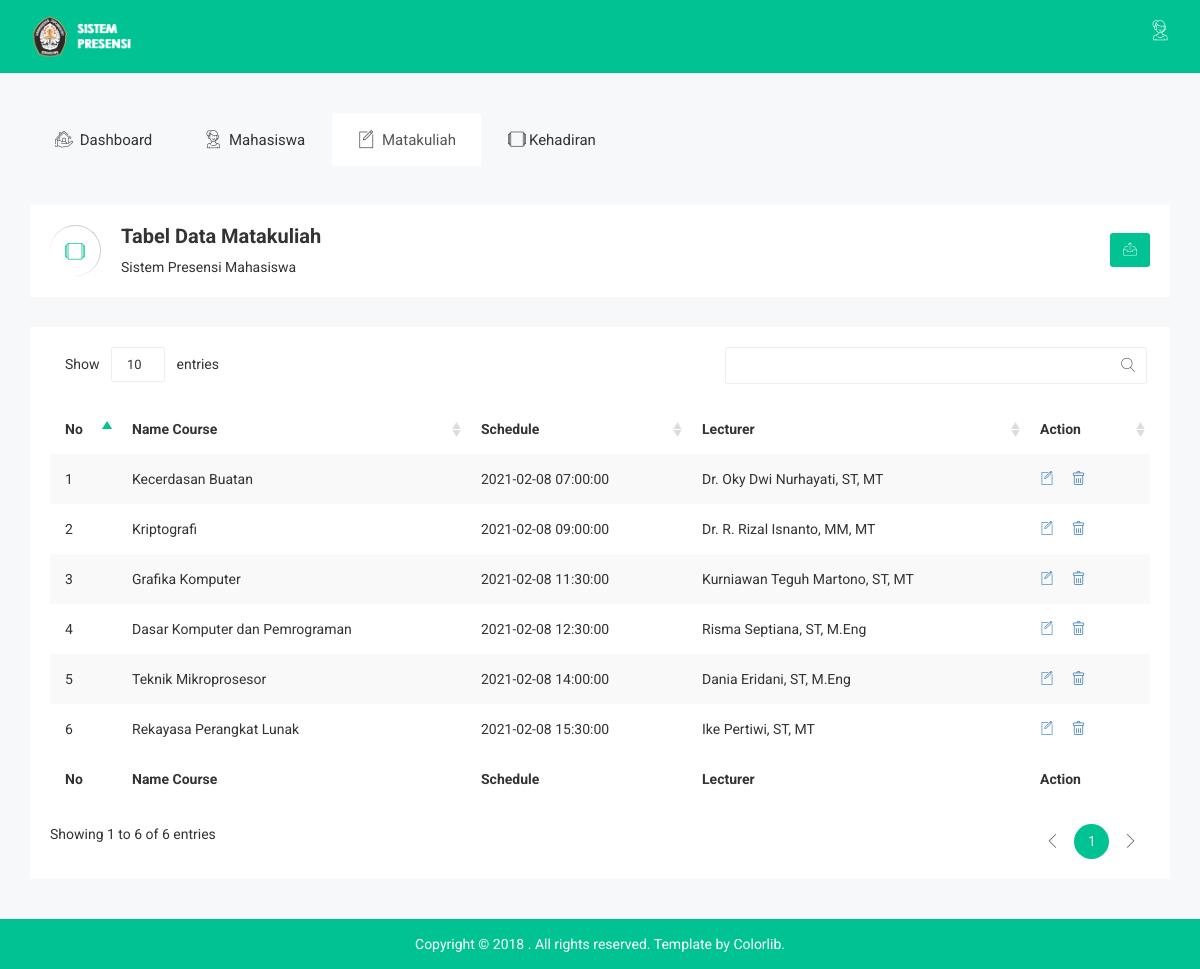
Screenshot of /index.php/matakuliah with the database file from the repository.
### tables this page shows
CREATE TABLE `course` (
  `id_course` int(50) NOT NULL,
  `name_course` varchar(100) NOT NULL,
  `schedule` datetime NOT NULL,
  `lecturer` varchar(100) NOT NULL
);

### application/controllers/matakuliah.php (called while the page is built, shortened)
<?php
class matakuliah extends CI_Controller{
	function __construct(){
        $this->load->model('model_data');
        $this->load->helper('url');
		$this->load->database();
		$this->load->library('session');
        }
	public function index()
	{
		$data['datas'] = $this->model_data->tampil_matakuliah()->result();
		$this->load->view('templates/header');
		$this->load->view('templates/sidebar_matakuliah');
		$this->load->view('v_matakuliah', $data);
		$this->load->view('templates/footer');
	}
}

### index.php (called while the page is built, shortened)
<?php
require_once BASEPATH.'core/CodeIgniter.php';

### application/models/model_data.php (called while the page is built, shortened)
<?php
class model_data extends CI_Model{
	public function tampil_matakuliah(){
		return $this->db->get('course');
	}
}

### application/views/v_matakuliah.php (the view, shortened to what this page needs)
<div class="breadcomb-area">
	<div class="container">
		<div class="row">
			<div class="col-lg-12 col-md-12 col-sm-12 col-xs-12">
				<div class="breadcomb-list">
					<div class="row">
						<div class="col-lg-6 col-md-6 col-sm-6 col-xs-12">
							<div class="breadcomb-wp">
								<div class="breadcomb-icon">
									<i class="notika-icon notika-windows"></i>
								</div>
								<div class="breadcomb-ctn">
                                       <h2>Tabel Data Matakuliah</h2>
									<p>Sistem <span class="bread-ntd">Presensi Mahasiswa</span></p>
								</div>
							</div>
						</div>
						<div class="col-lg-6 col-md-6 col-sm-6 col-xs-3">
							<div class="breadcomb-report">
                                   <a href="<?php echo base_url().'matakuliah/export_excel/'; ?>" data-toggle="tooltip" data-placement="left" title="Download Report" class="btn"><i class="notika-icon notika-sent"></i></a>
							</div>
						</div>
					</div>
				</div>
			</div>
		</div>
	</div>
</div>
   <div class="data-table-area">
       <div class="container">
           <div class="row">
               <div class="col-lg-12 col-md-12 col-sm-12 col-xs-12">
                   <div class="data-table-list">
                       <div class="table-responsive">
                           <table id="data-table-basic" class="table table-striped">
                               <thead>
                                   <tr>
                                       <th>No</th>
                                       <th>Name Course</th>
                                       <th>Schedule</th>
                                       <th>Lecturer</th>
                                       <th>Action</th>
                                   </tr>
                               </thead>
                               <tbody>
                                   <?php
                                       foreach($datas as $b){ ?>
                                           <tr>
                                       <td><?php echo $b->id_course; ?></td>
                                       <td><?php echo $b->name_course; ?></td>
                                       <td><?php echo $b->schedule; ?></td>
                                       <td><?php echo $b->lecturer; ?></td>
                                       <td>
                                           <a href="#editEmployeeModal" class="edit"  data-toggle="modal" onclick="getData('<?php echo $b->id_course?>', '<?php echo $b->name_course?>', '<?php echo $b->schedule?>', '<?php echo $b->lecturer?>')"><i class="notika-icon notika-edit" data-toggle="tooltip" title="edit">&#xE254;</i></a>
                                           <a href="#deleteEmployeeModal" class="delete"  data-toggle="modal" onclick="getID(<?php echo $b->id_course?>)"><i class="notika-icon notika-trash" data-toggle="tooltip" title="delete">&#xE872;</i></a>
                                       </td>
                                   <?php } ?>
                                       </tr>
                               </tbody>
                               <tfoot>
                                   <tr>
                                       <th>No</th>
                                       <th>Name Course</th>
                                       <th>Schedule</th>
                                       <th>Lecturer</th>
                                       <th>Action</th>
                                   </tr>
                               </tfoot>
                           </table>
                       </div>
                   </div>
               </div>
           </div>
       </div>
   </div>

### application/views/templates/header.php (shortened to what this page needs)
<!doctype html>
<html class="no-js" lang="">
<head>
    <link rel="stylesheet" href="<?php echo base_url() ?>assets/css/bootstrap.min.css">
    <link rel="stylesheet" href="<?php echo base_url() ?>assets/css/font-awesome.min.css">
    <link rel="stylesheet" href="<?php echo base_url() ?>assets/css/meanmenu/meanmenu.min.css">
    <link rel="stylesheet" href="<?php echo base_url() ?>assets/css/animate.css">
    <link rel="stylesheet" href="<?php echo base_url() ?>assets/css/normalize.css">
    <link rel="stylesheet" href="<?php echo base_url() ?>assets/css/wave/waves.min.css">
    <link rel="stylesheet" href="<?php echo base_url() ?>assets/css/wave/button.css">
    <link rel="stylesheet" href="<?php echo base_url() ?>assets/css/datapicker/datepicker3.css">
    <link rel="stylesheet" href="<?php echo base_url() ?>assets/css/scrollbar/jquery.mCustomScrollbar.min.css">
    <link rel="stylesheet" href="<?php echo base_url() ?>assets/css/notika-custom-icon.css">
    <link rel="stylesheet" href="<?php echo base_url() ?>assets/css/jquery.dataTables.min.css">
    <link rel="stylesheet" href="<?php echo base_url() ?>assets/css/main.css">
    <link rel="stylesheet" href="<?php echo base_url() ?>assets/style.css">
    <link rel="stylesheet" href="<?php echo base_url() ?>assets/css/responsive.css">
</head>

### application/views/templates/sidebar_matakuliah.php (shortened to what this page needs)
<body>
    <div class="header-top-area">
        <div class="container">
            <div class="row">
                <div class="col-lg-4 col-md-4 col-sm-12 col-xs-12">
                    <div class="logo-area">
                        <a href="#"><img src="<?php echo base_url() ?>assets/img/logo/logo2.png" alt="" /></a>
                    </div>
                </div>
                <div class="col-lg-8 col-md-8 col-sm-12 col-xs-12">
                    <div class="header-top-menu">
                        <ul class="nav navbar-nav notika-top-nav">
                            <li class="nav-item"><a href="#" data-toggle="dropdown" role="button" aria-expanded="false" class="nav-link dropdown-toggle"><span><i class="notika-icon notika-support"></i></span></a>
                            </li>
                        </ul>
                    </div>
                </div>
            </div>
        </div>
    </div>
    <div class="main-menu-area mg-tb-40">
        <div class="container">
            <div class="row">
                <div class="col-lg-12 col-md-12 col-sm-12 col-xs-12">
                    <ul class="nav nav-tabs notika-menu-wrap menu-it-icon-pro">
                        <li><a  href="<?=base_url()?>dashboard"><i class="notika-icon notika-house"></i> Dashboard</a>
                        </li>
                        <li><a href="<?=base_url()?>mahasiswa"><i class="notika-icon notika-support"></i> Mahasiswa</a>
                        </li>
                        <li class="active"><a href="<?=base_url()?>matakuliah"><i class="notika-icon notika-edit"></i> Matakuliah</a>
                        </li>
                        <li><a href="<?=base_url()?>kehadiran"><i class="notika-icon notika-windows"></i>Kehadiran</a>
                        </li>
                    </ul>
                </div>
            </div>
        </div>
    </div>

### application/views/templates/footer.php (shortened to what this page needs)
<div class="footer-copyright-area">
    <div class="container">
        <div class="row">
            <div class="col-lg-12 col-md-12 col-sm-12 col-xs-12">
                <div class="footer-copy-right">
                    <p>Copyright © 2018 . All rights reserved. Template by <a href="https://colorlib.com">Colorlib</a>.</p>
                </div>
            </div>
        </div>
    </div>
</div>
</body>
</html>

### assets/css/main.css (style rules this page uses)
html { color: #222; font-size: 1em; line-height: 1.4; }
audio, canvas, iframe, img, svg, video { vertical-align: middle; }

### rows the page displays
course: id_course "1", name_course "Kecerdasan Buatan", schedule "2021-02-08 07:00:00", lecturer "Dr. Oky Dwi Nurhayati, ST, MT"
course: id_course "2", name_course "Kriptografi", schedule "2021-02-08 09:00:00", lecturer "Dr. R. Rizal Isnanto, MM, MT"
course: id_course "3", name_course "Grafika Komputer", schedule "2021-02-08 11:30:00", lecturer "Kurniawan Teguh Martono, ST, MT"
course: id_course "4", name_course "Dasar Komputer dan Pemrograman", schedule "2021-02-08 12:30:00", lecturer "Risma Septiana, ST, M.Eng"
course: id_course "5", name_course "Teknik Mikroprosesor", schedule "2021-02-08 14:00:00", lecturer "Dania Eridani, ST, M.Eng"
course: id_course "6", name_course "Rekayasa Perangkat Lunak", schedule "2021-02-08 15:30:00", lecturer "Ike Pertiwi, ST, MT"
